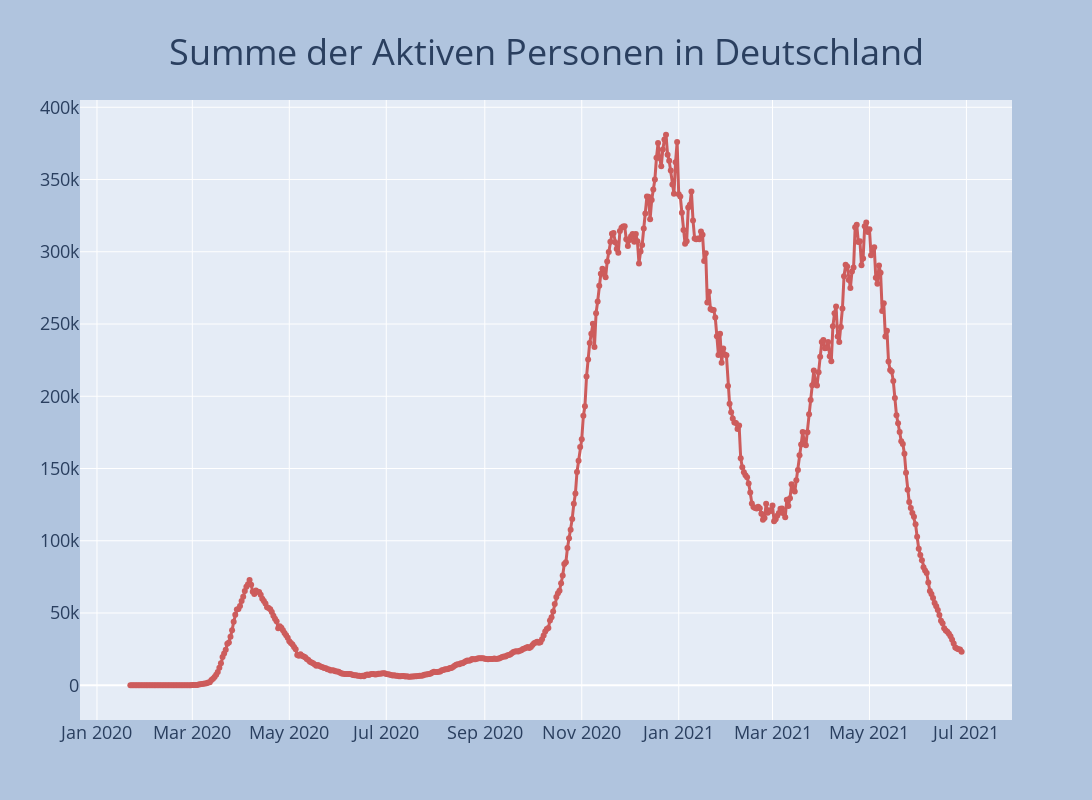

Notebook code for this chart:
### Code cell
fig = go.Figure()
fig.add_trace(go.Scatter(x=df.datum, y=df.aktiv,line=dict(color='indianred', width=3),mode='lines+markers'))
fig = plot_layout(fig, 'Summe der Aktiven Personen in Deutschland')
fig.show()

### Figure 1 — Plotly figure (JSON) as saved in the notebook; plotly's stock layout.template omitted (floating-point values rounded to 4 significant figures; data arrays with more than 128 entries replaced by an {"elided": "..."} marker saying what was removed)
{"data": [{"line": {"color": "indianred", "width": 3}, "mode": "lines+markers", "type": "scatter", "x": {"elided": "524 str values"}, "y": {"elided": "524 int values"}}], "layout": {"autosize": false, "height": 800, "hovermode": "x", "legend": {"bgcolor": "lightgray", "font": {"color": "black", "size": 18}, "x": 0.05, "y": 0.95}, "paper_bgcolor": "LightSteelBlue", "title": {"font": {"size": 36}, "text": "Summe der Aktiven Personen in Deutschland", "x": 0.5, "xanchor": "center", "y": 0.95}, "width": 1600, "xaxis": {"tickfont": {"size": 18}}, "yaxis": {"tickfont": {"size": 18}}}}
